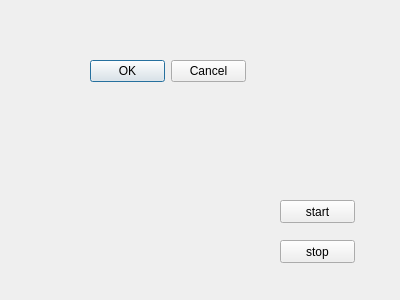
<?xml version="1.0" encoding="UTF-8"?>
<ui version="4.0">
 <class>Widget</class>
 <widget class="QWidget" name="Widget">
  <property name="geometry">
   <rect>
    <x>0</x>
    <y>0</y>
    <width>400</width>
    <height>300</height>
   </rect>
  </property>
  <property name="windowTitle">
   <string>Widget</string>
  </property>
  <widget class="QPushButton" name="pushButton">
   <property name="geometry">
    <rect>
     <x>280</x>
     <y>200</y>
     <width>75</width>
     <height>23</height>
    </rect>
   </property>
   <property name="text">
    <string>start</string>
   </property>
  </widget>
  <widget class="QPushButton" name="pushButton_2">
   <property name="geometry">
    <rect>
     <x>280</x>
     <y>240</y>
     <width>75</width>
     <height>23</height>
    </rect>
   </property>
   <property name="text">
    <string>stop</string>
   </property>
  </widget>
  <widget class="QDialogButtonBox" name="buttonBox">
   <property name="geometry">
    <rect>
     <x>90</x>
     <y>60</y>
     <width>156</width>
     <height>23</height>
    </rect>
   </property>
   <property name="standardButtons">
    <set>QDialogButtonBox::Cancel|QDialogButtonBox::Ok</set>
   </property>
  </widget>
 </widget>
 <layoutdefault spacing="6" margin="11"/>
 <resources/>
 <connections/>
</ui>
